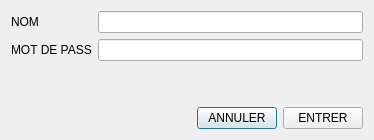
<?xml version="1.0" encoding="UTF-8"?>
<ui version="4.0">
 <class>FrmLogin</class>
 <widget class="QDialog" name="FrmLogin">
  <property name="geometry">
   <rect>
    <x>0</x>
    <y>0</y>
    <width>374</width>
    <height>140</height>
   </rect>
  </property>
  <property name="windowTitle">
   <string>Dialog</string>
  </property>
  <property name="styleSheet">
   <string notr="true"/>
  </property>
  <layout class="QVBoxLayout" name="verticalLayout">
   <item>
    <layout class="QFormLayout" name="formLayout">
     <property name="fieldGrowthPolicy">
      <enum>QFormLayout::FieldGrowthPolicy::ExpandingFieldsGrow</enum>
     </property>
     <property name="labelAlignment">
      <set>Qt::AlignmentFlag::AlignLeading|Qt::AlignmentFlag::AlignLeft|Qt::AlignmentFlag::AlignVCenter</set>
     </property>
     <property name="horizontalSpacing">
      <number>-1</number>
     </property>
     <property name="verticalSpacing">
      <number>-1</number>
     </property>
     <item row="0" column="0">
      <widget class="QLabel" name="lblName">
       <property name="text">
        <string>NOM</string>
       </property>
      </widget>
     </item>
     <item row="0" column="1">
      <widget class="QLineEdit" name="edtName">
       <property name="styleSheet">
        <string notr="true"/>
       </property>
      </widget>
     </item>
     <item row="1" column="0">
      <widget class="QLabel" name="lblPass">
       <property name="text">
        <string>MOT DE PASS</string>
       </property>
      </widget>
     </item>
     <item row="1" column="1">
      <widget class="QLineEdit" name="edtPass"/>
     </item>
    </layout>
   </item>
   <item>
    <layout class="QHBoxLayout" name="horizontalLayout">
     <item>
      <spacer name="horizontalSpacer">
       <property name="orientation">
        <enum>Qt::Orientation::Horizontal</enum>
       </property>
       <property name="sizeHint" stdset="0">
        <size>
         <width>40</width>
         <height>20</height>
        </size>
       </property>
      </spacer>
     </item>
     <item>
      <widget class="QPushButton" name="btnCancel">
       <property name="text">
        <string>ANNULER</string>
       </property>
      </widget>
     </item>
     <item>
      <widget class="QPushButton" name="btnLogin">
       <property name="text">
        <string>ENTRER</string>
       </property>
      </widget>
     </item>
    </layout>
   </item>
  </layout>
 </widget>
 <resources/>
 <connections/>
</ui>
